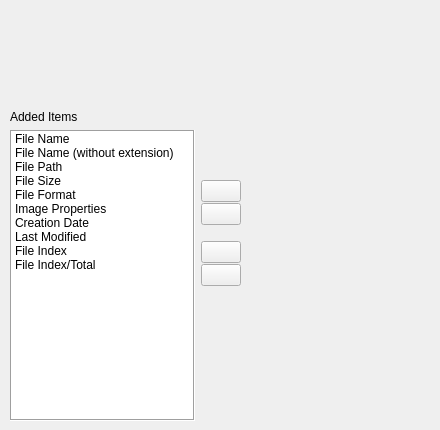
<?xml version="1.0" encoding="UTF-8"?>
<ui version="4.0">
 <class>Form</class>
 <widget class="QWidget" name="Form">
  <property name="geometry">
   <rect>
    <x>0</x>
    <y>0</y>
    <width>440</width>
    <height>430</height>
   </rect>
  </property>
  <property name="font">
   <font>
    <family>Segoe UI</family>
    <pointsize>9</pointsize>
   </font>
  </property>
  <property name="windowTitle">
   <string>Form</string>
  </property>
  <widget class="QWidget" name="layoutWidget">
   <property name="geometry">
    <rect>
     <x>10</x>
     <y>130</y>
     <width>231</width>
     <height>291</height>
    </rect>
   </property>
   <layout class="QHBoxLayout" name="horizontalLayout">
    <item>
     <widget class="QListWidget" name="sourceList">
      <property name="frameShape">
       <enum>QFrame::Box</enum>
      </property>
      <item>
       <property name="text">
        <string>File Name</string>
       </property>
       <property name="toolTip">
        <string notr="true">File name</string>
       </property>
      </item>
      <item>
       <property name="text">
        <string>File Name (without extension)</string>
       </property>
       <property name="toolTip">
        <string notr="true">File name (without extension)</string>
       </property>
      </item>
      <item>
       <property name="text">
        <string>File Path</string>
       </property>
       <property name="toolTip">
        <string notr="true">Full file path</string>
       </property>
      </item>
      <item>
       <property name="text">
        <string>File Size</string>
       </property>
       <property name="toolTip">
        <string notr="true">File size (in KB)</string>
       </property>
      </item>
      <item>
       <property name="text">
        <string>File Format</string>
       </property>
       <property name="toolTip">
        <string notr="true">Image file type/format</string>
       </property>
      </item>
      <item>
       <property name="text">
        <string>Image Properties</string>
       </property>
       <property name="toolTip">
        <string notr="true">Image dimensions and depth (length x width x depth)</string>
       </property>
      </item>
      <item>
       <property name="text">
        <string>Creation Date</string>
       </property>
       <property name="toolTip">
        <string notr="true">File creation date</string>
       </property>
      </item>
      <item>
       <property name="text">
        <string>Last Modified</string>
       </property>
       <property name="toolTip">
        <string notr="true">Date file last modified</string>
       </property>
      </item>
      <item>
       <property name="text">
        <string>File Index</string>
       </property>
       <property name="toolTip">
        <string notr="true">File index in folder (as currently sorted)</string>
       </property>
      </item>
      <item>
       <property name="text">
        <string>File Index/Total</string>
       </property>
       <property name="toolTip">
        <string notr="true">File index in folder of total number of images</string>
       </property>
      </item>
     </widget>
    </item>
    <item>
     <layout class="QVBoxLayout" name="buttonLayout">
      <property name="spacing">
       <number>1</number>
      </property>
      <item>
       <spacer name="verticalSpacer_2">
        <property name="orientation">
         <enum>Qt::Vertical</enum>
        </property>
        <property name="sizeType">
         <enum>QSizePolicy::Fixed</enum>
        </property>
        <property name="sizeHint" stdset="0">
         <size>
          <width>20</width>
          <height>50</height>
         </size>
        </property>
       </spacer>
      </item>
      <item>
       <widget class="QPushButton" name="addButton">
        <property name="sizePolicy">
         <sizepolicy hsizetype="Fixed" vsizetype="Fixed">
          <horstretch>0</horstretch>
          <verstretch>0</verstretch>
         </sizepolicy>
        </property>
        <property name="toolTip">
         <string>Add to tooltip list</string>
        </property>
        <property name="text">
         <string/>
        </property>
        <property name="icon">
         <iconset>
          <normaloff>:/Misc/add.png</normaloff>:/Misc/add.png</iconset>
        </property>
       </widget>
      </item>
      <item>
       <widget class="QPushButton" name="removeButton">
        <property name="sizePolicy">
         <sizepolicy hsizetype="Fixed" vsizetype="Fixed">
          <horstretch>0</horstretch>
          <verstretch>0</verstretch>
         </sizepolicy>
        </property>
        <property name="toolTip">
         <string>Remove from tooltip list</string>
        </property>
        <property name="text">
         <string/>
        </property>
        <property name="icon">
         <iconset>
          <normaloff>:/Misc/remove.png</normaloff>:/Misc/remove.png</iconset>
        </property>
       </widget>
      </item>
      <item>
       <spacer name="verticalSpacer">
        <property name="orientation">
         <enum>Qt::Vertical</enum>
        </property>
        <property name="sizeType">
         <enum>QSizePolicy::Fixed</enum>
        </property>
        <property name="sizeHint" stdset="0">
         <size>
          <width>20</width>
          <height>15</height>
         </size>
        </property>
       </spacer>
      </item>
      <item>
       <widget class="QPushButton" name="upButton">
        <property name="sizePolicy">
         <sizepolicy hsizetype="Fixed" vsizetype="Fixed">
          <horstretch>0</horstretch>
          <verstretch>0</verstretch>
         </sizepolicy>
        </property>
        <property name="toolTip">
         <string>Move item up</string>
        </property>
        <property name="text">
         <string/>
        </property>
        <property name="icon">
         <iconset>
          <normaloff>:/Settings/up.png</normaloff>:/Settings/up.png</iconset>
        </property>
       </widget>
      </item>
      <item>
       <widget class="QPushButton" name="downButton">
        <property name="sizePolicy">
         <sizepolicy hsizetype="Fixed" vsizetype="Fixed">
          <horstretch>0</horstretch>
          <verstretch>0</verstretch>
         </sizepolicy>
        </property>
        <property name="toolTip">
         <string>Move item down</string>
        </property>
        <property name="text">
         <string/>
        </property>
        <property name="icon">
         <iconset>
          <normaloff>:/Settings/down.png</normaloff>:/Settings/down.png</iconset>
        </property>
       </widget>
      </item>
      <item>
       <spacer name="verticalSpacer_3">
        <property name="orientation">
         <enum>Qt::Vertical</enum>
        </property>
        <property name="sizeHint" stdset="0">
         <size>
          <width>20</width>
          <height>40</height>
         </size>
        </property>
       </spacer>
      </item>
     </layout>
    </item>
   </layout>
  </widget>
  <widget class="QLabel" name="label_4">
   <property name="geometry">
    <rect>
     <x>10</x>
     <y>110</y>
     <width>189</width>
     <height>13</height>
    </rect>
   </property>
   <property name="text">
    <string>Added Items</string>
   </property>
  </widget>
 </widget>
 <resources>
  <include location="../Icons/icons.qrc"/>
 </resources>
 <connections/>
</ui>
